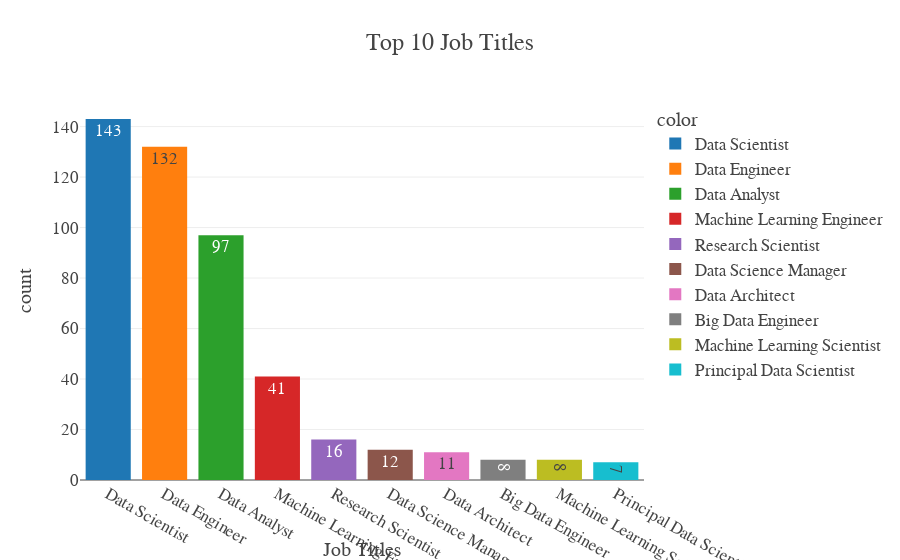

Notebook source saved alongside this figure:
### Code cell
top10_job_title = Data['job_title'].value_counts()[:10]
fig = px.bar(y=top10_job_title.values, 
             x=top10_job_title.index, 
             color = top10_job_title.index,
             #color_discrete_sequence=px.colors.sequential.PuBuGn,
             text=top10_job_title.values,
             title= 'Top 10 Job Titles',
             template= 'presentation')
fig.update_layout(
    xaxis_title="Job Titles",
    yaxis_title="count",
    font = dict(size=17,family="Franklin Gothic"))
fig.show()

### Figure 1 — Plotly figure (JSON) as saved in the notebook; plotly's stock layout.template omitted (floating-point values rounded to 4 significant figures)
{"data": [{"alignmentgroup": "True", "hovertemplate": "color=Data Scientist<br>x=%{x}<br>y=%{y}<br>text=%{text}<extra></extra>", "legendgroup": "Data Scientist", "marker": {"color": "#1F77B4", "pattern": {"shape": ""}}, "name": "Data Scientist", "offsetgroup": "Data Scientist", "orientation": "v", "showlegend": true, "text": [143], "textposition": "auto", "type": "bar", "x": ["Data Scientist"], "xaxis": "x", "y": [143], "yaxis": "y"}, {"alignmentgroup": "True", "hovertemplate": "color=Data Engineer<br>x=%{x}<br>y=%{y}<br>text=%{text}<extra></extra>", "legendgroup": "Data Engineer", "marker": {"color": "#FF7F0E", "pattern": {"shape": ""}}, "name": "Data Engineer", "offsetgroup": "Data Engineer", "orientation": "v", "showlegend": true, "text": [132], "textposition": "auto", "type": "bar", "x": ["Data Engineer"], "xaxis": "x", "y": [132], "yaxis": "y"}, {"alignmentgroup": "True", "hovertemplate": "color=Data Analyst<br>x=%{x}<br>y=%{y}<br>text=%{text}<extra></extra>", "legendgroup": "Data Analyst", "marker": {"color": "#2CA02C", "pattern": {"shape": ""}}, "name": "Data Analyst", "offsetgroup": "Data Analyst", "orientation": "v", "showlegend": true, "text": [97], "textposition": "auto", "type": "bar", "x": ["Data Analyst"], "xaxis": "x", "y": [97], "yaxis": "y"}, {"alignmentgroup": "True", "hovertemplate": "color=Machine Learning Engineer<br>x=%{x}<br>y=%{y}<br>text=%{text}<extra></extra>", "legendgroup": "Machine Learning Engineer", "marker": {"color": "#D62728", "pattern": {"shape": ""}}, "name": "Machine Learning Engineer", "offsetgroup": "Machine Learning Engineer", "orientation": "v", "showlegend": true, "text": [41], "textposition": "auto", "type": "bar", "x": ["Machine Learning Engineer"], "xaxis": "x", "y": [41], "yaxis": "y"}, {"alignmentgroup": "True", "hovertemplate": "color=Research Scientist<br>x=%{x}<br>y=%{y}<br>text=%{text}<extra></extra>", "legendgroup": "Research Scientist", "marker": {"color": "#9467BD", "pattern": {"shape": ""}}, "name": "Research Scientist", "offsetgroup": "Research Scientist", "orientation": "v", "showlegend": true, "text": [16], "textposition": "auto", "type": "bar", "x": ["Research Scientist"], "xaxis": "x", "y": [16], "yaxis": "y"}, {"alignmentgroup": "True", "hovertemplate": "color=Data Science Manager<br>x=%{x}<br>y=%{y}<br>text=%{text}<extra></extra>", "legendgroup": "Data Science Manager", "marker": {"color": "#8C564B", "pattern": {"shape": ""}}, "name": "Data Science Manager", "offsetgroup": "Data Science Manager", "orientation": "v", "showlegend": true, "text": [12], "textposition": "auto", "type": "bar", "x": ["Data Science Manager"], "xaxis": "x", "y": [12], "yaxis": "y"}, {"alignmentgroup": "True", "hovertemplate": "color=Data Architect<br>x=%{x}<br>y=%{y}<br>text=%{text}<extra></extra>", "legendgroup": "Data Architect", "marker": {"color": "#E377C2", "pattern": {"shape": ""}}, "name": "Data Architect", "offsetgroup": "Data Architect", "orientation": "v", "showlegend": true, "text": [11], "textposition": "auto", "type": "bar", "x": ["Data Architect"], "xaxis": "x", "y": [11], "yaxis": "y"}, {"alignmentgroup": "True", "hovertemplate": "color=Big Data Engineer<br>x=%{x}<br>y=%{y}<br>text=%{text}<extra></extra>", "legendgroup": "Big Data Engineer", "marker": {"color": "#7F7F7F", "pattern": {"shape": ""}}, "name": "Big Data Engineer", "offsetgroup": "Big Data Engineer", "orientation": "v", "showlegend": true, "text": [8], "textposition": "auto", "type": "bar", "x": ["Big Data Engineer"], "xaxis": "x", "y": [8], "yaxis": "y"}, {"alignmentgroup": "True", "hovertemplate": "color=Machine Learning Scientist<br>x=%{x}<br>y=%{y}<br>text=%{text}<extra></extra>", "legendgroup": "Machine Learning Scientist", "marker": {"color": "#BCBD22", "pattern": {"shape": ""}}, "name": "Machine Learning Scientist", "offsetgroup": "Machine Learning Scientist", "orientation": "v", "showlegend": true, "text": [8], "textposition": "auto", "type": "bar", "x": ["Machine Learning Scientist"], "xaxis": "x", "y": [8], "yaxis": "y"}, {"alignmentgroup": "True", "hovertemplate": "color=Principal Data Scientist<br>x=%{x}<br>y=%{y}<br>text=%{text}<extra></extra>", "legendgroup": "Principal Data Scientist", "marker": {"color": "#17BECF", "pattern": {"shape": ""}}, "name": "Principal Data Scientist", "offsetgroup": "Principal Data Scientist", "orientation": "v", "showlegend": true, "text": [7], "textposition": "auto", "type": "bar", "x": ["Principal Data Scientist"], "xaxis": "x", "y": [7], "yaxis": "y"}], "layout": {"barmode": "relative", "font": {"family": "Franklin Gothic", "size": 17}, "legend": {"title": {"text": "color"}, "tracegroupgap": 0}, "title": {"text": "Top 10 Job Titles"}, "xaxis": {"anchor": "y", "domain": [0, 1], "title": {"text": "Job Titles"}}, "yaxis": {"anchor": "x", "domain": [0, 1], "title": {"text": "count"}}}}
